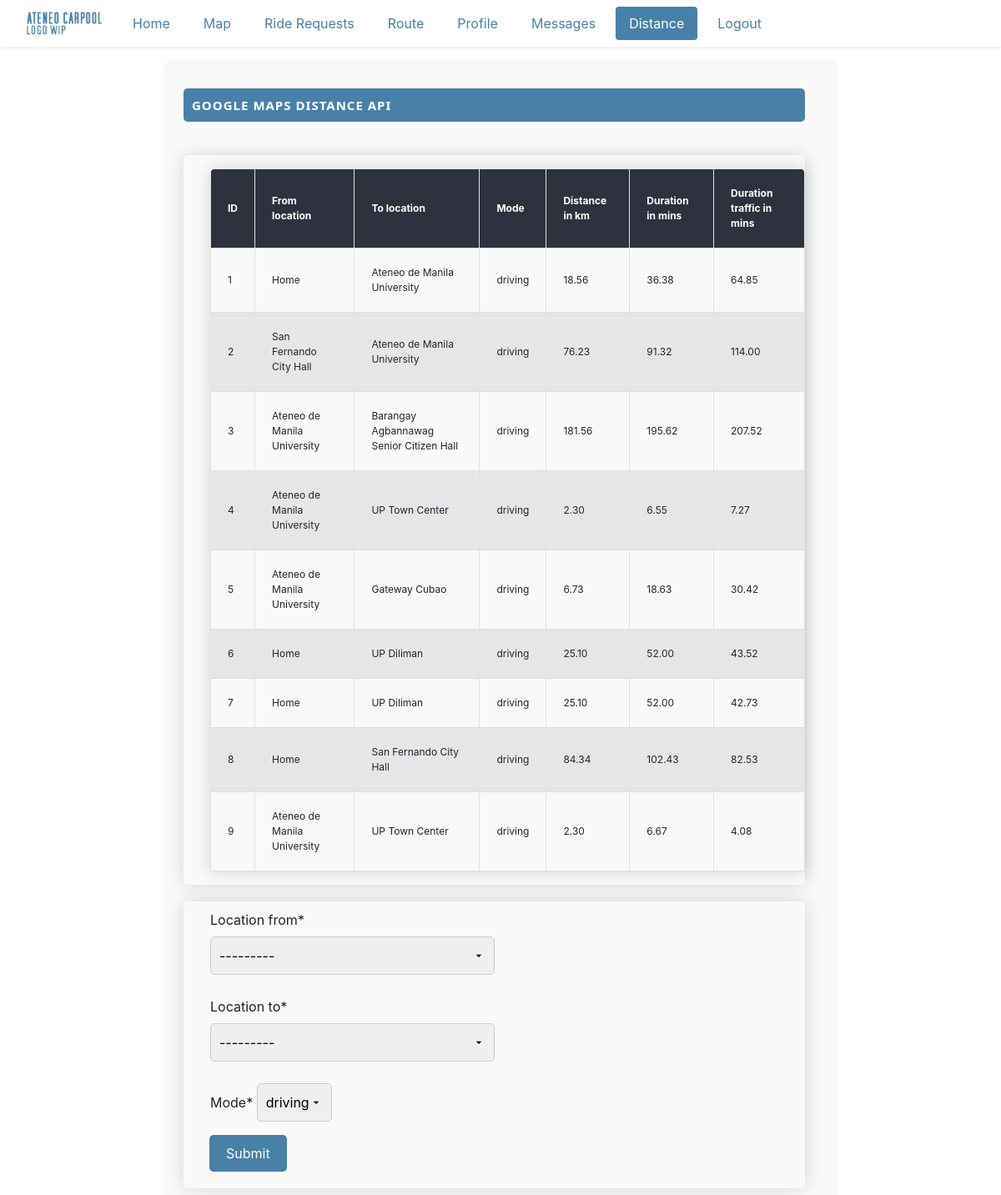
/distance, run on the app's committed database.
### project_content/models.py (models this page shows, shortened)
class Distances (models.Model):
    from_location = models.ForeignKey(Locations, related_name = 'from_location', on_delete=models.CASCADE)
    to_location = models.ForeignKey(Locations, related_name = 'to_location', on_delete=models.CASCADE)
    mode = models.CharField(max_length=200, blank=True, null=True)
    distance_km = models.DecimalField(max_digits=10, decimal_places=2)
    duration_mins = models.DecimalField(max_digits=10, decimal_places=2)
    duration_traffic_mins = models.DecimalField(max_digits=10, decimal_places=2,blank=True, null=True)
    created_at = models.DateTimeField(auto_now_add=True,blank=True, null=True)
    edited_at = models.DateTimeField(auto_now=True)

class Locations(models.Model):
    name = models.CharField(max_length=500)
    zipcode = models.CharField(max_length=200, blank=True, null=True)
    city = models.CharField(max_length=200, blank=True, null=True)
    country = models.CharField(max_length=200, blank=True, null=True)
    address = models.CharField(max_length=200, blank=True, null=True)
    created_at = models.DateTimeField(auto_now_add=True, blank=True, null=True)
    edited_at = models.DateTimeField(auto_now=True)
    lat = models.CharField(max_length=200,blank=True, null=True)
    lng = models.CharField(max_length=200,blank=True, null=True)
    place_id = models.CharField(max_length=200,blank=True, null=True)
    def __str__(self):
        return self.name

### project_content/views.py (the view, shortened to what this page needs)
# urls.py: path("distance", DistanceView.as_view(), name='distance'),
class DistanceView(View):
    template_name = "project_content/distance.html"
    def get(self, request):
        form = DistanceForm
        distances = Distances.objects.all()
        context = {
            'form':form,
            'distances':distances
        }
        return render(request, self.template_name, context)

### project_content/templates/project_content/distance.html (shortened to what this page needs)
{% extends 'project_content/base.html' %}
{% block content %}
{% load crispy_forms_tags %}
<div class="pageholder container">
    <div class="titleholder">
        <div class="title"> Google Maps Distance API </div>
    </div>
    <div class="linkholder">
        {% if distances.count == 0 %}
            <div> No data available </div>
        {% else %}
            <table id="ourtable3" class="myTable m-3">
                <thead>
                    <tr>
                        <th>ID</th>
                        <th>From location</th>
                        <th>To location</th>
                        <th>Mode</th>
                        <th>Distance in km</th>
                        <th>Duration in mins</th>
                        <th>Duration traffic in mins</th>
                    </tr>
                </thead>
                <tbody>
                    {% for a in distances %}
                    <tr>
                        <td> {{a.id}} </td>
                        <td> {{a.from_location}} </td>
                        <td> {{a.to_location}} </td>
                        <td> {{a.mode}} </td>
                        <td> {{a.distance_km}} </td>
                        <td> {{a.duration_mins}} </td>
                        <td> {{a.duration_traffic_mins}} </td>
                    </tr>
                    {% endfor %}
                </tbody>
            </table>
        {% endif %}
    </div>
    <form method="post">
        <div class="linkholder">
            <div class="form1 ml-3"> {{form.from_location|as_crispy_field}} </div>
            <div class="form1 ml-3"> {{form.to_location|as_crispy_field}} </div>
            <div class="form1 ml-3"> {{form.mode|as_crispy_field}} </div>
            <button class="ourbutton" type="submit"> Submit </button>
        </div>
    </form>
</div>
{% endblock %}

### project_content/static/project_content/main.css (style rules this page uses)
:root { --main-color: #4881a8; --highlight-color: #004e83; --alternating-tr-color: #00000014; --light-hover-color: #00000020; --hover-color: #00000030; --dark-color: #2D323E; --alert-color: #a84848; --highlight-alert-color: #990000; --geocode-color: #0f91e7; }
.myTable { font-size: 12px; min-width: 400px; overflow: hidden; border-radius: 7px 7px 0 0; box-shadow: 0 0 20px rgba(0, 0, 0, .15); }
.myTable th { background-color: var(--dark-color); color: white; font-weight: bold; }
.myTable td, .myTable th { border: 0.01em solid #e3e2e2; padding: 20px; text-align: left; border-bottom: 1px solid #ddd; }
.myTable tr:nth-child(even) { background-color: var(--alternating-tr-color); }
.pageholder, form { display: flex; flex-direction: column; justify-content: center; width: 80%; }
.titleholder, .linkholder { display: flex; margin-top: 10px; width: 98%; border-radius: 5px; }
.ourbutton { margin-right: 10px; padding: 10px 20px; width: fit-content; margin-left: 15px; margin-bottom: 20px; border-radius: 5px; border: none; background-color: rgb(0, 0, 80); color: white }
.form1 { width: 30%; }
form { width:100%; }
.titleholder { display: 'flex'; justify-content:'space-between'; background-color: var(--main-color); align-items: center; height: 40px; }
.linkholder { box-shadow: 0 0 20px rgba(0, 0, 0, .15); flex-direction: column; padding-left: 16px; padding-right: 16px; }
.title { color: white; margin-left: 10px; font-weight: bold; font-size: 15px; font-family: 'Segoe UI', Tahoma, Geneva, Verdana, sans-serif; text-transform: uppercase; letter-spacing: 1px; }
.ourbutton { background-color: var(--main-color); transition: background-color .15s ease-in-out; }
tr { transition: all 0.6s ease-in-out; }

### project_content/templates/project_content/distance.html (style rules this page uses)
.pageholder { margin: 20px auto; padding: 20px; background-color: #f9f9f9; border-radius: 5px; box-shadow: 0 0 10px rgba(0, 0, 0, 0.1); max-width: 800px; animation: fadeIn 0.5s ease-in-out; }
.titleholder { text-align: center; margin-bottom: 20px; }
.linkholder { margin-top: 20px; }
table { width: 100%; border-collapse: collapse; margin-bottom: 20px; font-size: 24px; }
th, td { padding: 20px; text-align: left; border-bottom: 1px solid #ddd; }
th { background-color: #f2f2f2; }
.form1 { margin-top: 10px; }
select { padding: 10px; font-size: 16px; border: 1px solid #ccc; border-radius: 5px; appearance: none; -webkit-appearance: none; -moz-appearance: none; background-repeat: no-repeat; background-position: right 10px center; background-size: 16px 16px; }

### data on the page
Distances: id "1", from_location "Home", to_location "Ateneo de Manila University", mode "driving", distance_km "18.56", duration_mins "36.38", duration_traffic_mins "64.85"
Distances: id "2", from_location "San Fernando City Hall", to_location "Ateneo de Manila University", mode "driving", distance_km "76.23", duration_mins "91.32", duration_traffic_mins "114.00"
Distances: id "3", from_location "Ateneo de Manila University", to_location "Barangay Agbannawag Senior Citizen Hall", mode "driving", distance_km "181.56", duration_mins "195.62", duration_traffic_mins "207.52"
Distances: id "4", from_location "Ateneo de Manila University", to_location "UP Town Center", mode "driving", distance_km "2.30", duration_mins "6.55", duration_traffic_mins "7.27"
Distances: id "5", from_location "Ateneo de Manila University", to_location "Gateway Cubao", mode "driving", distance_km "6.73", duration_mins "18.63", duration_traffic_mins "30.42"
Distances: id "6", from_location "Home", to_location "UP Diliman", mode "driving", distance_km "25.10", duration_mins "52.00", duration_traffic_mins "43.52"
Distances: id "7", from_location "Home", to_location "UP Diliman", mode "driving", distance_km "25.10", duration_mins "52.00", duration_traffic_mins "42.73"
Distances: id "8", from_location "Home", to_location "San Fernando City Hall", mode "driving", distance_km "84.34", duration_mins "102.43", duration_traffic_mins "82.53"
Distances: id "9", from_location "Ateneo de Manila University", to_location "UP Town Center", mode "driving", distance_km "2.30", duration_mins "6.67", duration_traffic_mins "4.08"
